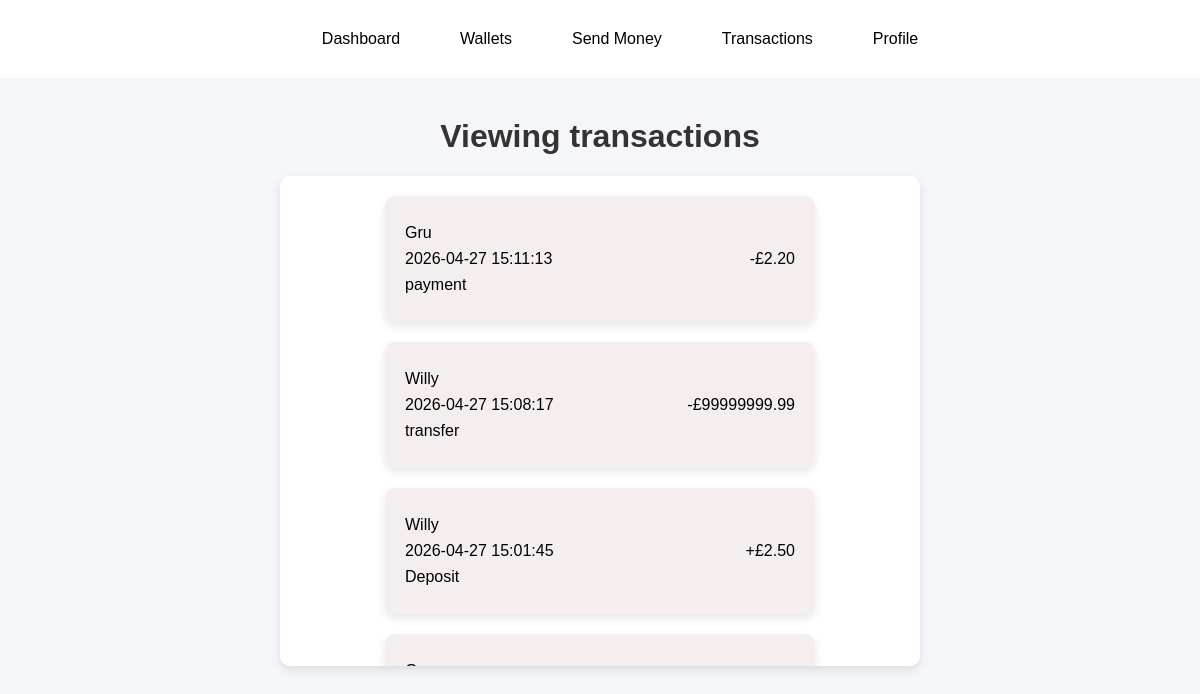
/transaction/view_transactions.php (signed in), run on the app's committed database.
### tables this page shows
CREATE TABLE IF NOT EXISTS `users` (
  `id` varchar(36) NOT NULL,
  `firstname` varchar(100) NOT NULL,
  `middlename` varchar(100) DEFAULT NULL,
  `lastname` varchar(100) NOT NULL,
  `username` varchar(36) NOT NULL,
  `date_of_birth` date NOT NULL,
  `email` varchar(191) NOT NULL,
  `password_hash` varchar(255) NOT NULL,
  `phone` varchar(20) NOT NULL,
  `address_street_name` varchar(255) NOT NULL,
  `address_house_number` int NOT NULL,
  `city` varchar(36) NOT NULL,
  `postcode` varchar(36) NOT NULL,
  `created_at` datetime DEFAULT CURRENT_TIMESTAMP,
  PRIMARY KEY (`id`),
  UNIQUE KEY `phone` (`phone`),
  UNIQUE KEY `email_idx` (`email`),
  UNIQUE KEY `username` (`username`),
  UNIQUE KEY `phone_2` (`phone`)
);

CREATE TABLE IF NOT EXISTS `transactions` (
  `transaction_id` int NOT NULL AUTO_INCREMENT,
  `sender_wallet_id` varchar(36) DEFAULT NULL,
  `receiver_wallet_id` varchar(36) DEFAULT NULL,
  `type` varchar(20) NOT NULL,
  `amount` decimal(10,2) DEFAULT '0.00',
  `currency` varchar(20) NOT NULL,
  `status` varchar(20) NOT NULL,
  `fail_reason` varchar(36) DEFAULT NULL,
  `transaction_date` datetime DEFAULT CURRENT_TIMESTAMP,
  PRIMARY KEY (`transaction_id`),
  KEY `fk_sender_wallet_id` (`sender_wallet_id`),
  KEY `fk_receiver_wallet_id` (`receiver_wallet_id`)
);

### includes/init.php (called while the page is built, shortened)
<?php
require_once '../templates/head.php';

### transaction/view_transactions.php (the view, shortened to what this page needs)
<?php
require_once "../includes/init.php";
$stmt = $pdo->prepare("SELECT account_id from accounts WHERE owner_id =:id ");
$stmt->execute([":id" => $_SESSION['user_id']]);
$wallets = $stmt->fetchall(PDO::FETCH_ASSOC);
$walletIds = array_column($wallets, 'account_id');
$placeholders = implode(',', array_fill(0, count($walletIds), '?'));
$stmt = $pdo->prepare("SELECT
t.*,-- Select all transaction fields
-- Sender's name (from users table via sender's account)
u1.firstname AS sender_firstname,
u1.lastname AS sender_lastname,
u2.firstname AS receiver_firstname,
u2.lastname AS receiver_lastname
FROM transactions t
-- Join sender's account (wallet) to the transaction
JOIN accounts w1 ON t.sender_wallet_id = w1.account_id
-- Join sender's user details using the account owner_id
JOIN users u1 ON w1.owner_id = u1.id
JOIN accounts w2 ON t.receiver_wallet_id = w2.account_id
JOIN users u2 ON w2.owner_id = u2.id
-- Filter: only include transactions where the sender OR receiver
-- wallet is in the provided list of wallet IDs
WHERE t.sender_wallet_id IN ($placeholders)
OR t.receiver_wallet_id IN ($placeholders)
ORDER BY t.transaction_date DESC;");
$stmt->execute(array_merge($walletIds, $walletIds));
$rows = $stmt->fetchall(PDO::FETCH_ASSOC);
?>
<h1>Viewing transactions</h1>
<section class="transactions-container">
    <?php
    foreach ($rows as $row) {
        echo '<section class="transaction-record" onclick=\'showTransactionDetails(' . json_encode($row) . ')\'><div>';
        if (in_Array($row['sender_wallet_id'], $walletIds)) {
            echo '<p>' . htmlentities($row['receiver_firstname']) . '</p>';
        }
        elseif (in_Array($row['receiver_wallet_id'], $walletIds)) {
            echo '<p>' . htmlentities($row['sender_firstname']) . '</p>';
        };
        echo '<p>' . htmlentities($row['transaction_date']) . '</p>';
        echo '<p>' . htmlentities($row['type']) . '</p>';
        echo '</div>';
        echo '<div id="amount-received-sent">';
        if (in_Array($row['sender_wallet_id'], $walletIds) && $row['type'] !== 'Deposit') {
            echo '<p class="sent">-£' . htmlentities($row['amount']) . '</p>';
        } elseif (in_Array($row['receiver_wallet_id'], $walletIds)) {
            echo '<p class="received">+£' . htmlentities($row['amount']) . '</p>';
        }
        echo '</div>';
        echo '</section>';
    }
    ?>
</section>
</body>
</html>

### templates/head.php (shortened to what this page needs)
<!DOCTYPE html>
<html lang="en">
<head>
    <link rel="stylesheet" href="<?php echo BASE_URL; ?>css/style.css">
</head>
<body>
<nav class="navigation-bar">
        <a href="<?php echo BASE_URL; ?>user/dashboard.php">Dashboard</a>
        <a href="<?php echo BASE_URL; ?>wallet/walletslist.php">Wallets</a>
        <a href="<?php echo BASE_URL; ?>transaction/sendmoney.php">Send Money</a>
        <a href="<?php echo BASE_URL; ?>transaction/view_transactions.php">Transactions</a>
        <a href="<?php echo BASE_URL; ?>user/profile.php">Profile</a>
</nav>

### css/style.css (style rules this page uses)
body { font-family: Arial, sans-serif; background-color: #f4f6f9; margin: 0; padding: 0; }
h1 { text-align: center; margin-top: 40px; color: #333; }
.navigation-bar { display: flex; background-color: white; justify-content: center; padding: 20px; gap: 10x; }
.navigation-bar a { margin-left: 40px; padding: 10px; text-decoration: none; color: black; }
.transactions-container { background-color: white; width: 600px; margin: auto; padding: 20px; box-shadow: 0 4px 10px rgba(0, 0, 0, 0.1); border-radius: 10px; max-height: 450px; overflow: auto; }
.transaction-record { display: flex; background-color: rgb(245, 238, 238); margin: auto; padding: 20px; box-shadow: 0 4px 10px rgba(0, 0, 0, 0.1); border-radius: 10px; width: 65%; margin-bottom: 20px; flex-direction: row; justify-content: space-between; transition-duration: 0.3s; }
.transaction-record p { margin-top: 8px; margin-bottom: 8px; }
#amount-received-sent { margin-top: auto; margin-bottom: auto; }

### data on the page
users: users.firstname "Gru", transactions.transaction_date "2026-04-27 15:11:13", transactions.type "payment", transactions.amount "2.20", firstname "Willy", transactions.transaction_date "2026-04-27 15:08:17", transactions.type "transfer", transactions.amount "99999999.99", transactions.transaction_date "2026-04-27 15:01:45", transactions.type "Deposit", transactions.amount "2.50"
